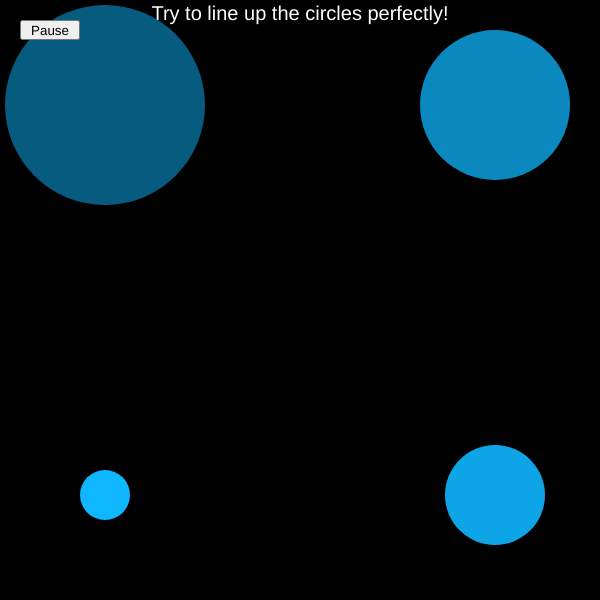
Frame 1 (no input)
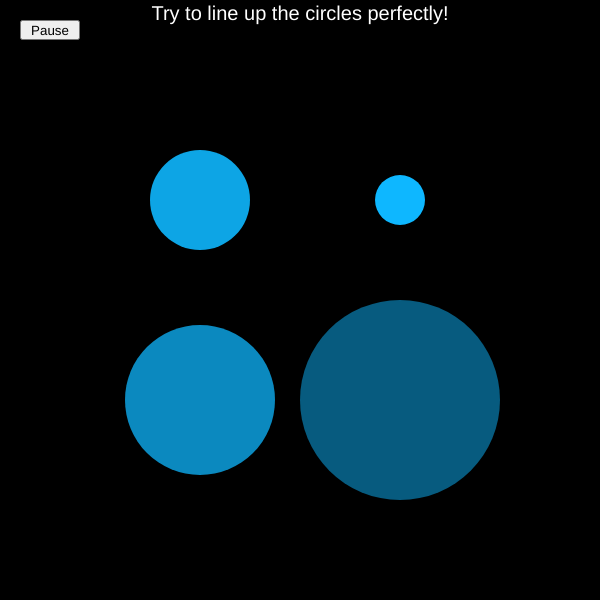
Frame 60 (no input)
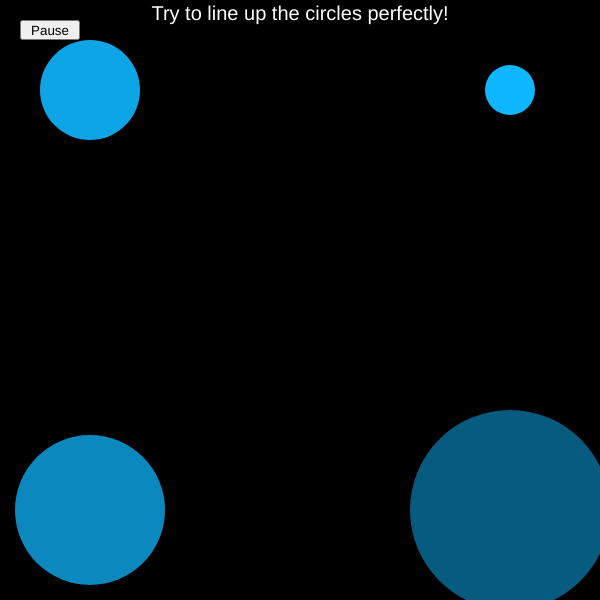
Frame 120 (the mouse pressed at the canvas centre since frame 60)

The p5.js sketch that drew these frames (run headless with seeded random() and noise() and a simulated clock; from frame 60 on, the mouse is pressed at the canvas centre):

// p5.js sketch
// ── sketch.js
let cenX, cenY; 
let counter = 100;
let dist = 5; 
let sign = 1; 
let running = true;
let button; 

function setup() {
	createCanvas(600, 600);
	background(0,0,0);
	cenX = width/2; 
	cenY = height/2;
	textAlign(CENTER);
	noStroke();
	
	button = createButton("Pause"); 
	button.position(20,20); 
	button.size(60,20);
	button.mousePressed(pause); 
}

function draw() {
	background(0,0,0);
	
	fill(255);
	textSize(20);
	text("Try to line up the circles perfectly!", cenX, 20);
	
	
	//Only runs when the user does not push the pause button
	//If not, the circles pause in their current place
	if (running) { 
		counter = counter + sign*dist; 
	}
	
	if (counter>width || counter<0) {
		sign = sign*-1; 
	}

	fill(7, 91, 127); 
	ellipse(counter, counter, 200, 200);
	fill(11, 137, 191); 
	ellipse(width-counter, counter, 150, 150);
	fill(13, 165, 229); 
	ellipse(width-counter, width-counter, 100, 100);
	fill(14, 183, 255); 
	ellipse(counter, width-counter, 50, 50);	
}

function pause() {
	running = !running;
} 

//Reference: https://www.reddit.com/r/javascript/comments/5mjcdh/is_there_a_way_to_pause_frames_in_p5js/

// ── style.css
* {
    padding: 0; 
    margin: 0;
}

body {
    padding: 0; 
    margin: 0;
    display: flex;
    justify-content: center;
    align-items: center;
} 

body > * {
    margin: 0 auto;
}
